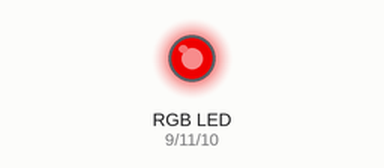
Recording of a sketch running on a simulated Arduino Uno, built with avr-gcc and run on an emulated ATmega328P. On the bench: an RGB LED mixed from three pins (HIGH = lit). Dim RGB values are drawn brighter than linear.

Above: at 0.05 s.
At 3.0 s:
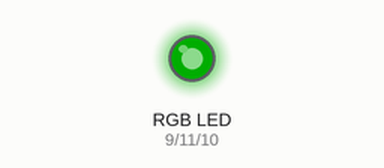
At 6.0 s:
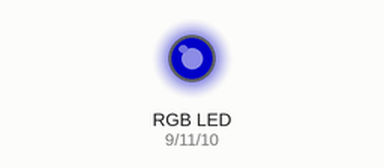
At 7.5 s:
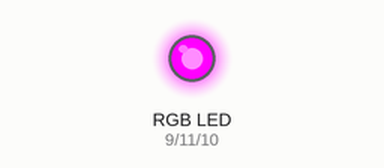
At 9.0 s:
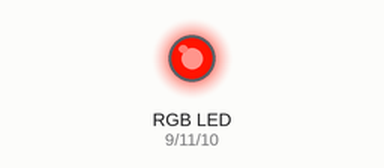
At 12.0 s:
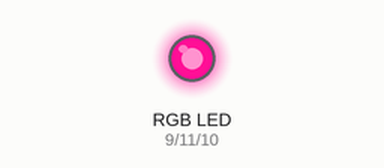
Timing chart, 0 to 15.6 s (numbered marks = the images above):
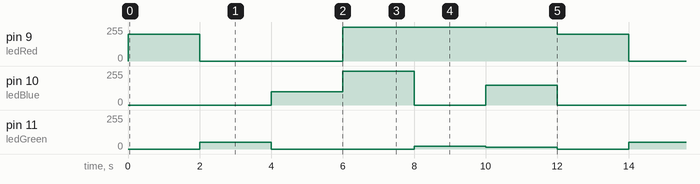

Measured:
- by itself, pin 9 (ledRed): repeats every 12.0 s: 0/255 4.0 s, 255/255 6.0 s, 200/255 2.0 s
- by itself, pin 10 (ledBlue): repeats every 12.0 s: 255/255 2.0 s, 0/255 2.0 s, 150/255 2.0 s, 0/255 4.0 s, 100/255 2.0 s
- by itself, pin 11 (ledGreen): repeats every 12.0 s: 0/255 4.0 s, 20/255 2.0 s, 15/255 2.0 s, 0/255 2.0 s, 50/255 2.0 s

The sketch:

led_stripe_fade_in_just_colors.ino
```cpp
const int ledRed =9;
const int ledGreen =11;
const int ledBlue =10;
const int ownDelay =1000;


const int d = 2000;

void setup() {
  pinMode(ledRed,OUTPUT);
  pinMode(ledGreen,OUTPUT);
  pinMode(ledBlue,OUTPUT);
}


void loop() {
  setColor(200,0,0, d);
  setColor(0,50,0, d);
  setColor(0,0, 100, d);
  setColor(255,0,255, d);
  setColor(255, 20, 0, d);
  setColor(255, 15, 150, d);
}

void setColor(int r, int g, int b, int d){
  analogWrite(ledRed, r);
  analogWrite(ledGreen, g);
  analogWrite(ledBlue, b);
  delay(d) ;
}

void resetColor(){
  setColor(0,0,0, d);
}
```
